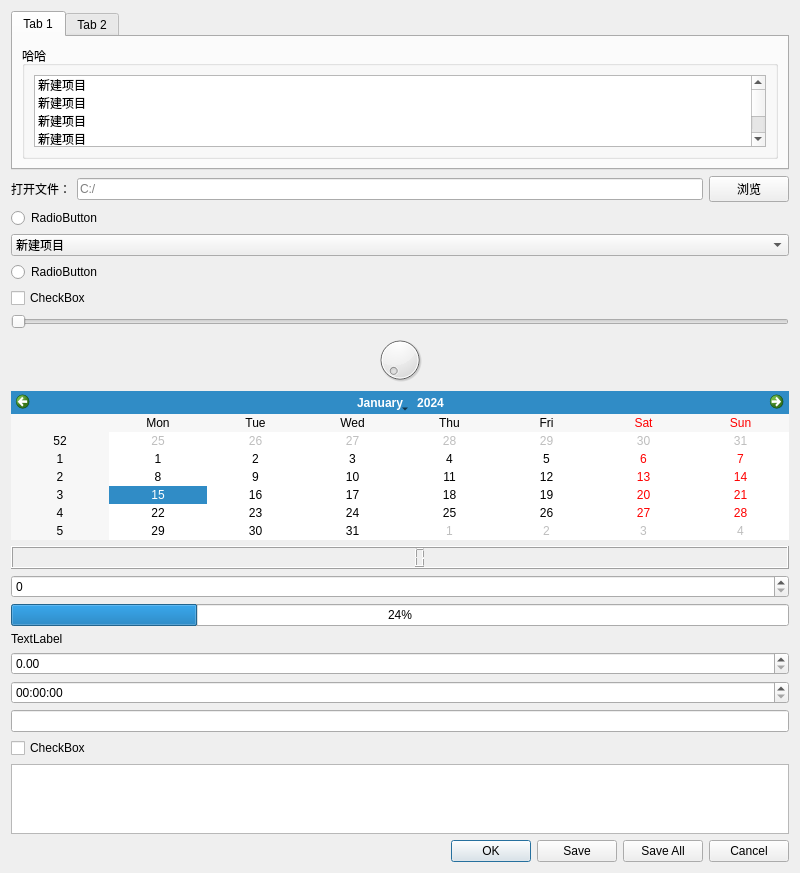
<?xml version="1.0" encoding="UTF-8"?>
<ui version="4.0">
 <class>Widget</class>
 <widget class="QWidget" name="Widget">
  <property name="geometry">
   <rect>
    <x>0</x>
    <y>0</y>
    <width>800</width>
    <height>600</height>
   </rect>
  </property>
  <property name="windowTitle">
   <string>Widget</string>
  </property>
  <layout class="QVBoxLayout" name="verticalLayout">
   <item>
    <widget class="QTabWidget" name="tabWidget">
     <property name="currentIndex">
      <number>0</number>
     </property>
     <widget class="QWidget" name="tab">
      <attribute name="title">
       <string>Tab 1</string>
      </attribute>
      <layout class="QGridLayout" name="gridLayout_2">
       <item row="0" column="0">
        <widget class="QGroupBox" name="groupBox">
         <property name="title">
          <string>哈哈</string>
         </property>
         <layout class="QGridLayout" name="gridLayout">
          <item row="0" column="0">
           <widget class="QListWidget" name="listWidget">
            <item>
             <property name="text">
              <string>新建项目</string>
             </property>
            </item>
            <item>
             <property name="text">
              <string>新建项目</string>
             </property>
            </item>
            <item>
             <property name="text">
              <string>新建项目</string>
             </property>
            </item>
            <item>
             <property name="text">
              <string>新建项目</string>
             </property>
            </item>
            <item>
             <property name="text">
              <string>新建项目</string>
             </property>
            </item>
           </widget>
          </item>
         </layout>
        </widget>
       </item>
      </layout>
     </widget>
     <widget class="QWidget" name="tab_2">
      <attribute name="title">
       <string>Tab 2</string>
      </attribute>
      <layout class="QGridLayout" name="gridLayout_3">
       <item row="0" column="0">
        <widget class="QTableWidget" name="tableWidget">
         <row>
          <property name="text">
           <string>新建行</string>
          </property>
         </row>
         <row>
          <property name="text">
           <string>新建行</string>
          </property>
         </row>
         <row>
          <property name="text">
           <string>新建行</string>
          </property>
         </row>
         <row>
          <property name="text">
           <string>新建行</string>
          </property>
         </row>
         <column>
          <property name="text">
           <string>新建列</string>
          </property>
         </column>
         <column>
          <property name="text">
           <string>新建列</string>
          </property>
         </column>
         <column>
          <property name="text">
           <string>新建列</string>
          </property>
         </column>
         <column>
          <property name="text">
           <string>新建列</string>
          </property>
         </column>
        </widget>
       </item>
      </layout>
     </widget>
    </widget>
   </item>
   <item>
    <layout class="QHBoxLayout" name="horizontalLayout">
     <item>
      <widget class="QLabel" name="label">
       <property name="text">
        <string>打开文件：</string>
       </property>
      </widget>
     </item>
     <item>
      <widget class="QLineEdit" name="lineEdit_openFile">
       <property name="echoMode">
        <enum>QLineEdit::Normal</enum>
       </property>
       <property name="readOnly">
        <bool>true</bool>
       </property>
       <property name="placeholderText">
        <string>C:/</string>
       </property>
      </widget>
     </item>
     <item>
      <widget class="QPushButton" name="pushButton_openFile">
       <property name="text">
        <string>浏览</string>
       </property>
      </widget>
     </item>
    </layout>
   </item>
   <item>
    <widget class="QRadioButton" name="radioButton_2">
     <property name="text">
      <string>RadioButton</string>
     </property>
    </widget>
   </item>
   <item>
    <widget class="QComboBox" name="comboBox">
     <item>
      <property name="text">
       <string>新建项目</string>
      </property>
     </item>
     <item>
      <property name="text">
       <string>新建项目</string>
      </property>
     </item>
     <item>
      <property name="text">
       <string>新建项目</string>
      </property>
     </item>
     <item>
      <property name="text">
       <string>新建项目</string>
      </property>
     </item>
    </widget>
   </item>
   <item>
    <widget class="QRadioButton" name="radioButton">
     <property name="text">
      <string>RadioButton</string>
     </property>
    </widget>
   </item>
   <item>
    <widget class="QCheckBox" name="checkBox_2">
     <property name="text">
      <string>CheckBox</string>
     </property>
    </widget>
   </item>
   <item>
    <widget class="QSlider" name="horizontalSlider">
     <property name="orientation">
      <enum>Qt::Horizontal</enum>
     </property>
    </widget>
   </item>
   <item>
    <widget class="QDial" name="dial"/>
   </item>
   <item>
    <widget class="QCalendarWidget" name="calendarWidget"/>
   </item>
   <item>
    <widget class="QLCDNumber" name="lcdNumber"/>
   </item>
   <item>
    <widget class="QSpinBox" name="spinBox"/>
   </item>
   <item>
    <widget class="QProgressBar" name="progressBar">
     <property name="value">
      <number>24</number>
     </property>
    </widget>
   </item>
   <item>
    <widget class="QLabel" name="label_2">
     <property name="text">
      <string>TextLabel</string>
     </property>
    </widget>
   </item>
   <item>
    <widget class="QDoubleSpinBox" name="doubleSpinBox"/>
   </item>
   <item>
    <widget class="QTimeEdit" name="timeEdit"/>
   </item>
   <item>
    <widget class="QLineEdit" name="lineEdit"/>
   </item>
   <item>
    <widget class="QCheckBox" name="checkBox">
     <property name="text">
      <string>CheckBox</string>
     </property>
    </widget>
   </item>
   <item>
    <widget class="QTextEdit" name="textEdit"/>
   </item>
   <item>
    <widget class="QDialogButtonBox" name="buttonBox">
     <property name="standardButtons">
      <set>QDialogButtonBox::Cancel|QDialogButtonBox::Ok|QDialogButtonBox::Save|QDialogButtonBox::SaveAll</set>
     </property>
    </widget>
   </item>
  </layout>
 </widget>
 <resources/>
 <connections/>
</ui>
